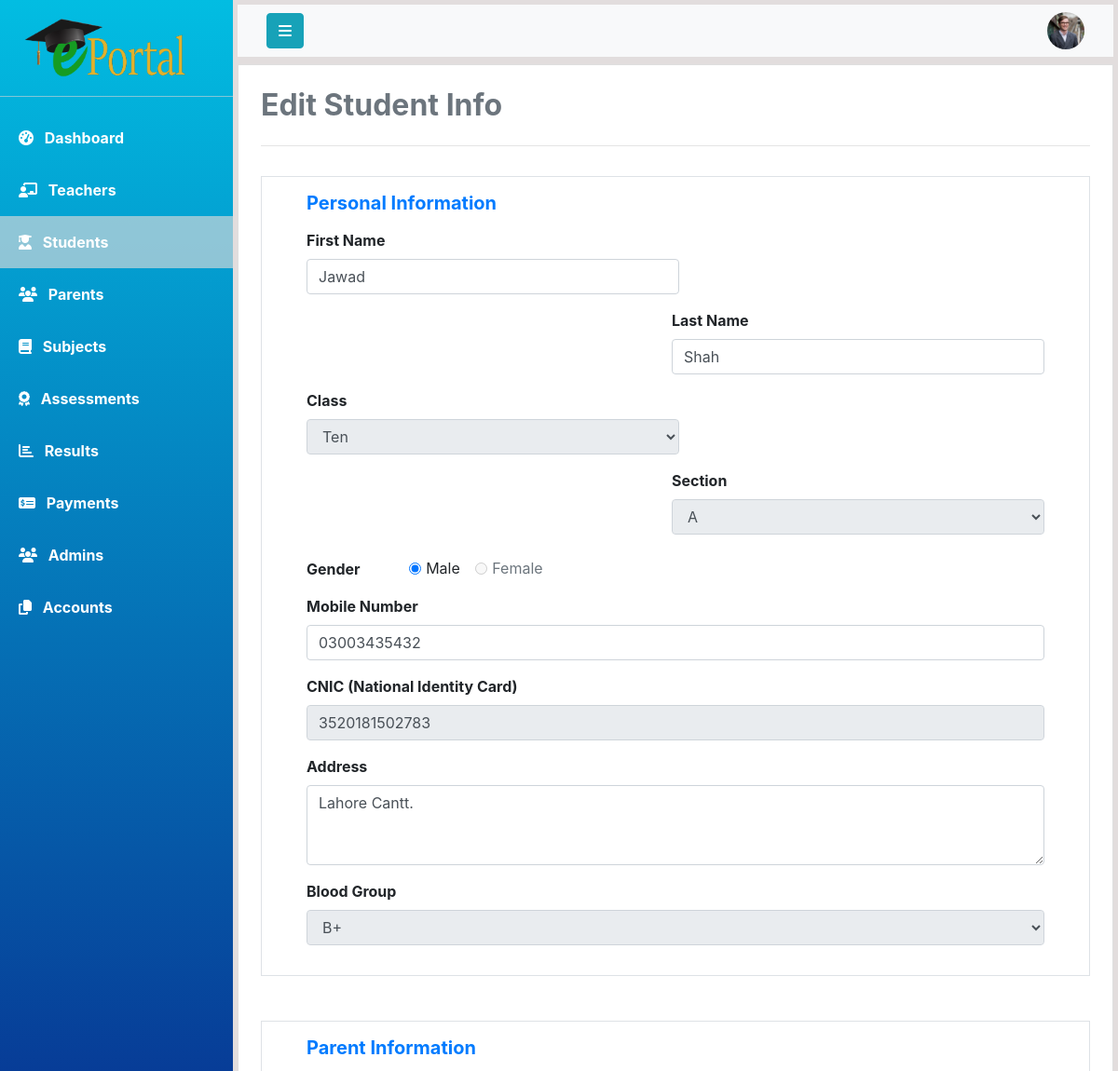
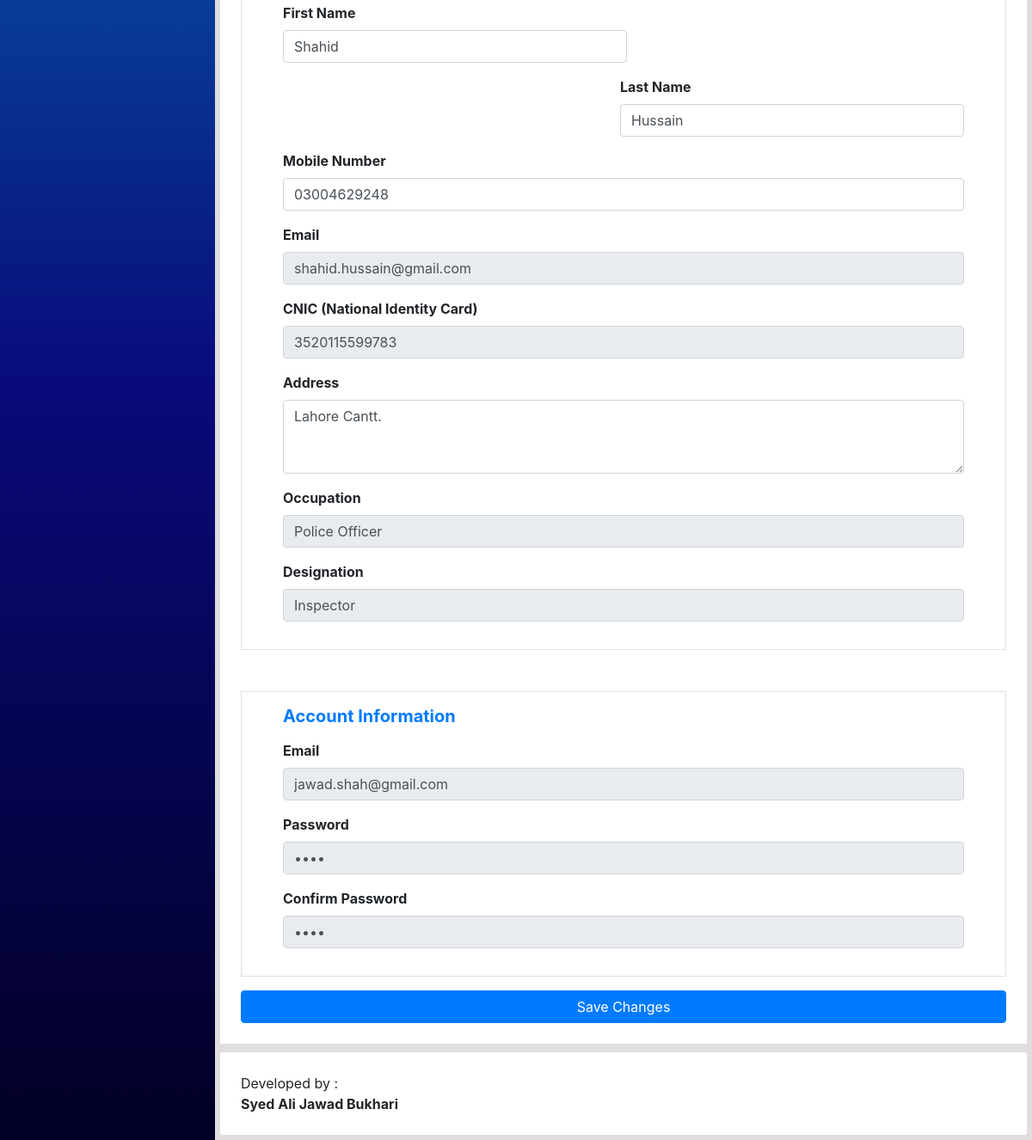
The page /php/edit_student.php?id=1 on the database its author committed (2 pictures, top to bottom).
### tables this page shows
CREATE TABLE `students` (
  `student_id` int(11) NOT NULL,
  `first_name` varchar(20) DEFAULT NULL,
  `last_name` varchar(20) DEFAULT NULL,
  `class_name` varchar(20) DEFAULT NULL,
  `mobile_number` varchar(11) DEFAULT NULL,
  `cnic` varchar(13) DEFAULT NULL,
  `address` varchar(100) DEFAULT NULL,
  `gender` varchar(10) DEFAULT NULL,
  `blood_group` char(3) DEFAULT NULL,
  `email` varchar(30) DEFAULT NULL,
  `password` varchar(255) DEFAULT NULL,
  `parent_id` int(11) DEFAULT NULL,
  `account_status` tinyint(1) NOT NULL
);

CREATE TABLE `classes` (
  `class_name` varchar(20) NOT NULL,
  `section` char(1) DEFAULT NULL,
  `incharge_id` int(11) DEFAULT NULL
);

CREATE TABLE `parents` (
  `parent_id` int(11) NOT NULL,
  `first_name` varchar(20) DEFAULT NULL,
  `last_name` varchar(20) DEFAULT NULL,
  `mobile_number` varchar(11) DEFAULT NULL,
  `cnic` varchar(13) DEFAULT NULL,
  `email` varchar(30) DEFAULT NULL,
  `address` varchar(100) DEFAULT NULL,
  `occupation` varchar(30) DEFAULT NULL,
  `designation` varchar(30) DEFAULT NULL
);

### php/edit_student.php (the view, shortened to what the rows shown need)
<!DOCTYPE html>
<html lang="en">
<head>
    <?php include 'links.php'; ?>
</head>
<body>
    <?php include 'connection.php'; ?>
    <div class="wrapper">
        <div id="content" class="overflow-auto">
            <?php
                $selected_id = $_GET['id'];
                $query = "SELECT * FROM Students WHERE student_id = '$selected_id'";
                $result = mysqli_query($connection,$query);
                if(mysqli_num_rows($result)>0){
                    $student = mysqli_fetch_array($result);
                    $parent_id = $student['parent_id'];
            ?>
            <div class="card bg-white mb-2 p-4 rounded-0" id="content-wrapper">
                <h2 class="main-heading text-secondary"><b>Edit Student Info</b></h2>
                <hr class="divider py-2">
                <form action="update_student_info.php" method="POST" onsubmit="return validateStudentRegistration()" autocomplete="off">
                    <div class="px-5 py-3 mb-5 border" id="personal-info">
                        <h5 class="text-primary mb-3"><b>Personal Information</b></h5>
                        <div class="clearfix name-container">
                            <div class="form-group float-left">
                                <label for="firstName">First Name</label>
                                <input type="text" name="studentFirstName" required id="studentFirstName"
                                    class="form-control mr-5" value="<?php echo $student['first_name']; ?>">
                            </div>
                            <div class="form-group float-right">
                                <label for="studentLastName">Last Name</label>
                                <input type="text" name="studentLastName" required id="studentLastName"
                                    class="form-control" value="<?php echo $student['last_name']; ?>">
                            </div>
                        </div>
                        <?php
                            $className = $student['class_name'];
                            $query = "SELECT * from Classes WHERE class_name = '$className'";
                            $result = mysqli_query($connection,$query);
                            $classData = mysqli_fetch_array($result);
                        ?>
                        <div class="clearfix class-container">
                            <div class="form-group float-left">
                                <label for="">Class</label>
                                <select class="form-control" name="studentClass" id="studentClass" required disabled>
                                    <option value="Ten"
                                    <?php
                                        if($student['class_name']=="Ten"){
                                            echo "selected";
                                        }
                                    ?>
                                    >Ten</option>
                                </select>
                            </div>
                            <div class="form-group float-right">
                                <label for="firstName">Section</label>
                                <select class="form-control" name="section" id="section" required disabled>
                                    <option value="A"
                                    <?php
                                        if($classData['section']=="A"){
                                            echo "selected";
                                        }
                                    ?>
                                    >A</option>
                                </select>
                            </div>
                        </div>
                        <div class="form-group my-2">
                            <label for="gender" class="mr-5">Gender</label>
                            <div class="form-check-inline">
                                <input class="form-check-input" type="radio" name="gender" id="maleOption" value="Male"
                                <?php
                                        if($student['gender']=="Male"){
                                            echo "checked";
                                        }else{
                                            echo "disabled";
                                        }
                                    ?>
                                >
                                <label class="form-check-label font-weight-normal">
                                    Male
                                </label>
                            </div>
                            <div class="form-check-inline">
                                <input class="form-check-input" type="radio" name="gender" id="femaleOption" value="Female"
                                <?php
                                        if($student['gender']=="Female"){
                                            echo "checked";
                                        }
                                        else{
                                            echo "disabled";
                                        }
                                    ?>
                                >
                                <label class="form-check-label font-weight-normal" for="femaleOption">
                                    Female
                                </label>
                            </div>
                        </div>
                        <div class="form-group">
                            <label for="mobileNumber">Mobile Number</label>
                            <input class="form-control" required type="number" name="studentMobileNo"
                                id="studentMobileNo" placeholder="e.g. 03XXXXXXXXX" value="<?php echo $student['mobile_number']; ?>">
                        </div>
                        <div class="form-group">
                            <label for="cnic">CNIC (National Identity Card)</label>
                            <input class="form-control" required type="text" name="studentCnic" id="studentCnic"
                                placeholder="e.g. XXXXX-XXXXXXX-X" value="<?php echo $student['cnic']; ?>" readonly>
                        </div>
                        <div class="form-group">
                            <label for="address">Address</label>
                            <textarea class="form-control" required name="studentAddress" id="studentAddress"
                                rows="3"><?php echo $student['address']; ?></textarea>
                        </div>
                        <div class="form-group">
                                <label for="">Blood Group</label>
                                <select class="form-control" name="bloodGroup" id="bloodGroup" required disabled>
                                    <option value="B+"
                                    <?php
                                        if($student['blood_group']=="B+"){
                                            echo "selected";
                                        }
                                    ?>
                                    >B+</option>
                                </select>
                            </div>
                    </div>
                    <div class="px-5 py-3 mb-5 border" id="parent-info">
                        <?php
                            $query = "SELECT * from Parents WHERE parent_id = '$parent_id'";
                            $result = mysqli_query($connection,$query);
                            if(mysqli_num_rows($result)>0){
                                $parent = mysqli_fetch_array($result);
                        ?>
                        <h5 class="text-primary mb-3"><b>Parent Information</b></h5>
                        <div class="clearfix name-container">
                            <div class="form-group float-left">
                                <label for="parentFirstName">First Name</label>
                                <input type="text" name="parentFirstName" required id="parentFirstName"
                                    class="form-control mr-5" value="<?php echo $parent['first_name']; ?>">
                            </div>
                            <div class="form-group float-right">
                                <label for="parentLastName">Last Name</label>
                                <input type="text" name="parentLastName" required id="parentLastName"
                                    class="form-control" value="<?php echo $parent['last_name']; ?>">
                            </div>
                        </div>
                        <div class="form-group">
                            <label for="parentMobileNo">Mobile Number</label>
                            <input class="form-control" required type="number" name="parentMobileNo" id="parentMobileNo"
                                placeholder="e.g. 03XX-XXXXXXX" value="<?php echo $parent['mobile_number']; ?>">
                        </div>
                        <div class="form-group">
                            <label for="parentEmail">Email</label>
                            <input type="text" name="parentEmail" id="parentEmail" class="form-control"
                                placeholder="yourname@gmail.com" value="<?php echo $parent['email']; ?>" readonly>
                        </div>
                        <div class="form-group">
                            <label for="parentCnic">CNIC (National Identity Card)</label>
                            <input class="form-control" required type="text" name="parentCnic" id="parentCnic"
                                placeholder="e.g. XXXXXXXXXXXXX" value="<?php echo $parent['cnic']; ?>" readonly>
                        </div>
                        <div class="form-group">
                            <label for="parentAddress">Address</label>
                            <textarea class="form-control" name="parentAddress" id="parentAddress" rows="3"><?php echo $parent['address']; ?></textarea>
                        </div>
                        <div class="form-group">
                            <label for="parentOccupation">Occupation</label>
                            <input class="form-control" required type="text" name="parentOccupation"
                                id="parentOccupation" placeholder="e.g. Policeman" value="<?php echo $parent['occupation']; ?>" readonly>
                        </div>
                        <div class="form-group">
                            <label for="parentDesignation">Designation</label>
                            <input class="form-control" type="text" name="parentDesignation"
                                id="parentDesignation" placeholder="e.g. SSP" value="<?php echo $parent['designation']; ?>" readonly>
                        </div>
                        <?php
                            }
                        ?>
                    </div>
                    <div class="px-5 py-3 mb-3 border" id="account-info">
                        <h5 class="text-primary mb-3"><b>Account Information</b></h5>
                        <div class="form-group">
                            <label for="studentEmail">Email</label>
                            <input class="form-control" required type="email" name="studentEmail" id="studentEmail"
                                placeholder="yourname@gmail.com" value="<?php echo $student['email'] ?>" readonly>
                        </div>
                        <div class="form-group">
                            <label for="password">Password</label>
                            <input class="form-control" required type="password" name="password" id="password" value="<?php echo $student['password'] ?>" readonly>
                        </div>
                        <div class="form-group">
                            <label for="confirmPassword">Confirm Password</label>
                            <input class="form-control" required type="password" name="confirmPassword"
                                id="confirmPassword" value="<?php echo $student['password'] ?>" readonly>
                        </div>
                    </div>
                    <button type="submit" class="btn btn-primary w-100" name='submit'>Save Changes</button>
                </form>
            </div>
            <?php
                }
            ?>
        </div>
    </div>
</body>
</html>

### rows shown on the page
students: studentFirstName "Jawad", studentLastName "Shah", studentClass "Ten", gender "☑", gender "☐ Female", studentMobileNo "03003435432", studentCnic "3520181502783", studentAddress "Lahore Cantt.", bloodGroup "B+", studentEmail "jawad.shah@gmail.com"
classes: section "A"
parents: parentFirstName "Shahid", parentLastName "Hussain", parentMobileNo "03004629248", parentEmail "shahid.hussain@gmail.com", parentCnic "3520115599783", parentAddress "Lahore Cantt.", parentOccupation "Police Officer", parentDesignation "Inspector"
